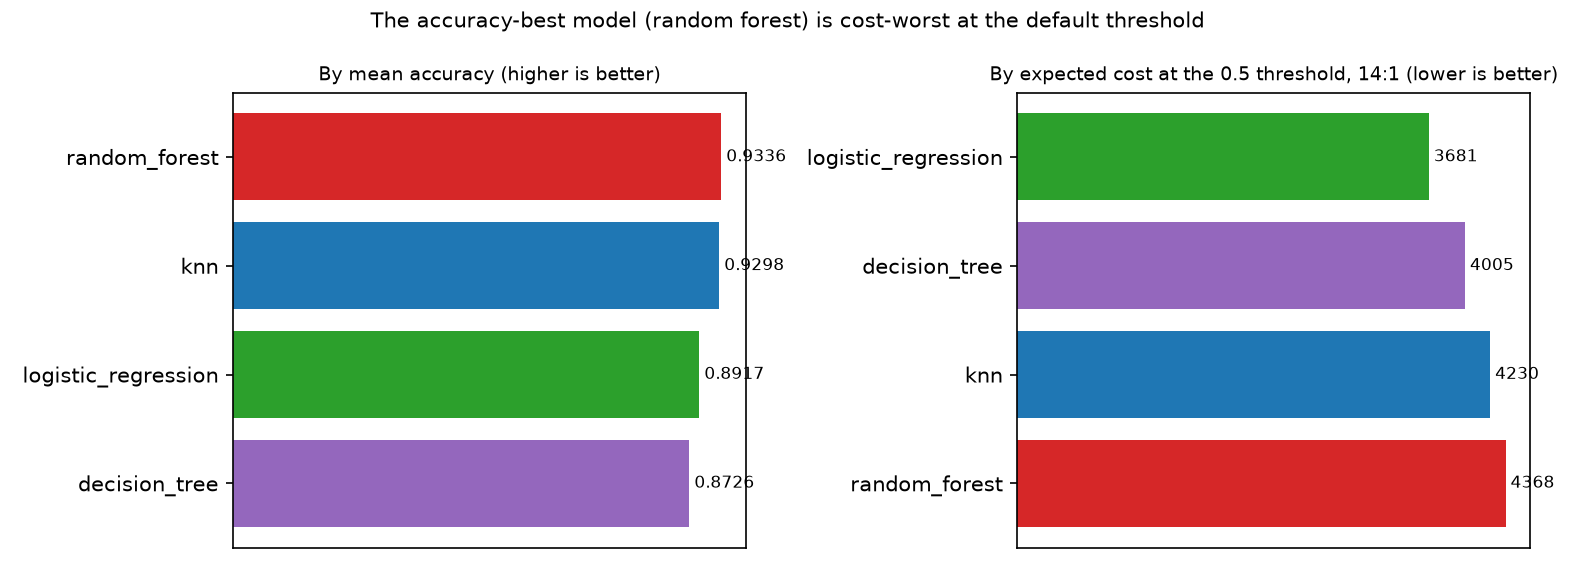

The script that saved this image:
"""Figure 3: model ranking by accuracy vs by expected cost, side by side.

Regenerate: uv run --with matplotlib python figures/fig3-ranking-flip.py
Reads only committed results/raw/fold-*.json records and analysis.json.
"""

import json
import pathlib

import matplotlib

matplotlib.use("Agg")
import matplotlib.pyplot as plt

ROOT = pathlib.Path(__file__).parent.parent
RAW = ROOT / "results" / "raw"
FN_COST, FP_COST = 14.0, 1.0
DEFAULT_THRESHOLD = 0.5
COLORS = {
    "random_forest": "#d62728",
    "knn": "#1f77b4",
    "logistic_regression": "#2ca02c",
    "decision_tree": "#9467bd",
}


def load():
    ys, ps, accs = {}, {}, {}
    for path in sorted(RAW.glob("fold-*.json")):
        rec = json.loads(path.read_text())
        for m in rec["models"]:
            name = m["model"]
            ys.setdefault(name, []).extend(m["y_true"])
            ps.setdefault(name, []).extend(m["y_prob"])
            accs.setdefault(name, []).append(m["metrics"]["accuracy"])
    return ys, ps, accs


def main():
    ys, ps, accs = load()
    mean_acc = {n: sum(v) / len(v) for n, v in accs.items()}
    mean_cost = {
        n: FN_COST * sum(1 for a, b in zip(ys[n], ps[n]) if a == 1 and b < DEFAULT_THRESHOLD)
        + FP_COST * sum(1 for a, b in zip(ys[n], ps[n]) if a == 0 and b >= DEFAULT_THRESHOLD)
        for n in ys
    }
    acc_rank = sorted(mean_acc, key=mean_acc.get, reverse=True)
    cost_rank = sorted(mean_cost, key=mean_cost.get)

    fig, axes = plt.subplots(1, 2, figsize=(10.5, 3.8), dpi=150)
    for ax, ranking, values, title, fmt in (
        (axes[0], acc_rank, mean_acc, "By mean accuracy (higher is better)", "{:.4f}"),
        (axes[1], cost_rank, mean_cost, "By expected cost at the 0.5 threshold, 14:1 (lower is better)", "{:.0f}"),
    ):
        names = list(reversed(ranking))  # rank 1 at top
        vals = [values[n] for n in names]
        ax.barh(names, vals, color=[COLORS[n] for n in names])
        for i, v in enumerate(vals):
            ax.text(v, i, " " + fmt.format(v), va="center", fontsize=8)
        ax.set_title(title, fontsize=9)
        ax.set_xticks([])
    fig.suptitle("The accuracy-best model (random forest) is cost-worst at the default threshold",
                 fontsize=10)
    fig.tight_layout()
    out = pathlib.Path(__file__).parent / "fig3-ranking-flip.png"
    fig.savefig(out)
    print(f"wrote {out}")


if __name__ == "__main__":
    main()
